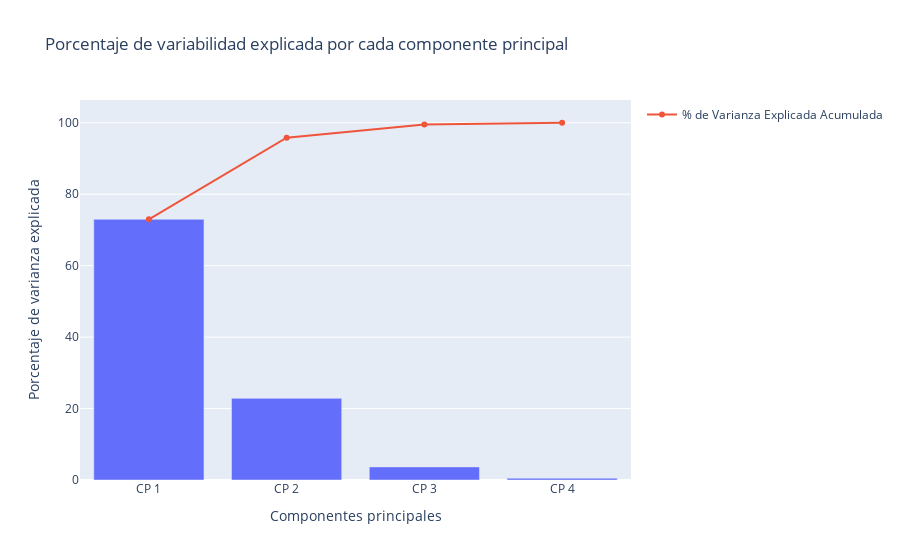

The cell this chart's notebook holds for it:
### Code cell
#haremos un grafico que combine varias formas, usando plotly. 
plot1 = ir.Bar(x=["CP %s"%i for i in range(1,5)], y = var_exp, showlegend=False)
plot2 = ir.Scatter(x=["CP %s"%i for i in range(1,5)], y=cum_var_exp, showlegend=True, name = "% de Varianza Explicada Acumulada")

data = ir.Data([plot1, plot2])

layout = ir.Layout(xaxis = XAxis(title = "Componentes principales"), 
               yaxis = YAxis(title = "Porcentaje de varianza explicada"), 
               title = "Porcentaje de variabilidad explicada por cada componente principal")

fig = ir.Figure(data = data, layout = layout)
fig.show()

### Figure 1 — Plotly figure (JSON) as saved in the notebook; plotly's stock layout.template omitted (floating-point values rounded to 4 significant figures)
{"data": [{"showlegend": false, "type": "bar", "x": ["CP 1", "CP 2", "CP 3", "CP 4"], "y": [72.96, 22.85, 3.669, 0.5179]}, {"name": "% de Varianza Explicada Acumulada", "showlegend": true, "type": "scatter", "x": ["CP 1", "CP 2", "CP 3", "CP 4"], "y": [72.96, 95.81, 99.48, 100.0]}], "layout": {"title": {"text": "Porcentaje de variabilidad explicada por cada componente principal"}, "xaxis": {"title": {"text": "Componentes principales"}}, "yaxis": {"title": {"text": "Porcentaje de varianza explicada"}}}}
